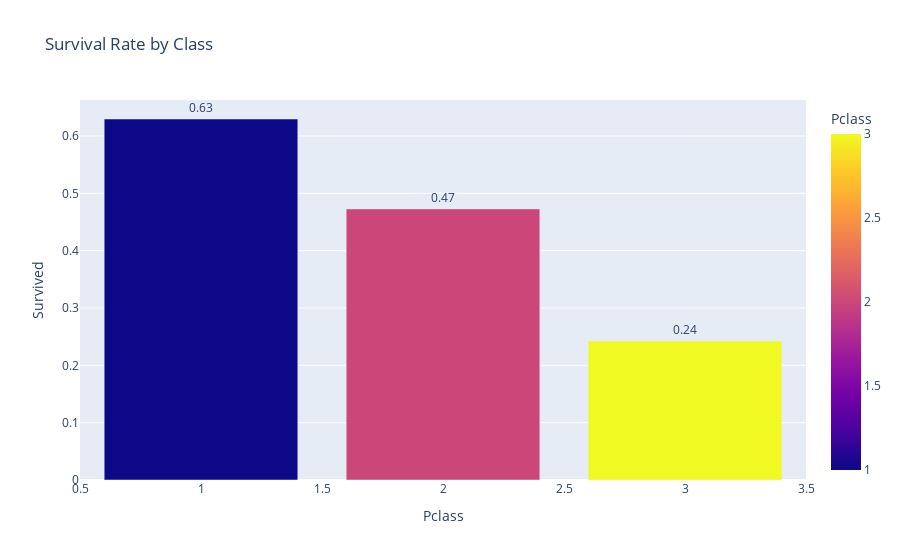

Notebook source saved alongside this figure:
### Markdown cell above
## Interactive Bar Chart
Let's plot survival rate by passenger class

### Code cell
survival_by_class = df.groupby('Pclass')['Survived'].mean().reset_index()

fig = px.bar(
    survival_by_class,
    x='Pclass', y='Survived',
    text='Survived',
    title="Survival Rate by Class",
    color='Pclass'
)
fig.update_traces(texttemplate='%{text:.2f}', textposition='outside')
fig.show()

### Figure 1 — Plotly figure (JSON) as saved in the notebook; plotly's stock layout.template omitted (floating-point values rounded to 4 significant figures)
{"data": [{"hovertemplate": "Pclass=%{marker.color}<br>Survived=%{text}<extra></extra>", "legendgroup": "", "marker": {"color": [1, 2, 3], "coloraxis": "coloraxis", "pattern": {"shape": ""}}, "name": "", "orientation": "v", "showlegend": false, "text": [0.6296, 0.4728, 0.2424], "textposition": "outside", "x": [1, 2, 3], "xaxis": "x", "y": [0.6296, 0.4728, 0.2424], "yaxis": "y", "type": "bar", "texttemplate": "%{text:.2f}"}], "layout": {"xaxis": {"anchor": "y", "domain": [0.0, 1.0], "title": {"text": "Pclass"}}, "yaxis": {"anchor": "x", "domain": [0.0, 1.0], "title": {"text": "Survived"}}, "coloraxis": {"colorbar": {"title": {"text": "Pclass"}}, "colorscale": [[0.0, "#0d0887"], [0.1111, "#46039f"], [0.2222, "#7201a8"], [0.3333, "#9c179e"], [0.4444, "#bd3786"], [0.5556, "#d8576b"], [0.6667, "#ed7953"], [0.7778, "#fb9f3a"], [0.8889, "#fdca26"], [1.0, "#f0f921"]]}, "legend": {"tracegroupgap": 0}, "title": {"text": "Survival Rate by Class"}, "barmode": "relative"}}
